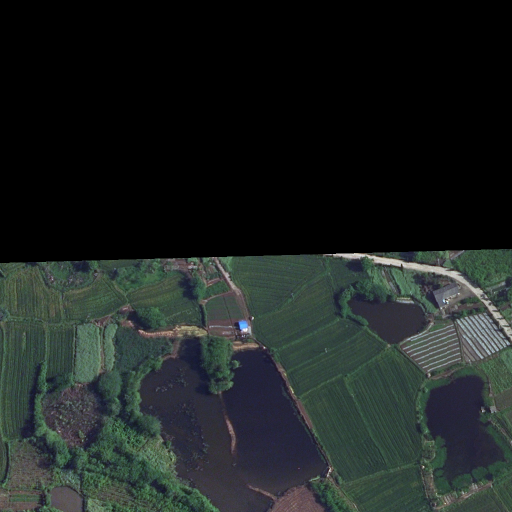
#> input picture 4191.png, 1024 x 1024 px (shown at 1/2 size)
$ python calibrate_thresholds.py --mask_dir ..
#> lines starting #> are read from the running program, lines starting #| are printed output that depends on the picture
### smart_city/spatial_engine.py
"""
Spatial Feature Extraction Engine (Module 3)

Transforms a segmentation mask into quantitative urban planning metrics.
Uses scipy for connected component analysis and distance transforms,
and skimage for road network skeletonization.

Input:  segmentation mask (H x W numpy array, values 0-7)
Output: SpatialFeatures dataclass with all computed metrics
"""

import numpy as np
import yaml
import os
from typing import Dict, List, Tuple, Optional
from scipy import ndimage
from scipy.ndimage import distance_transform_edt, label as ndimage_label
from collections import defaultdict

from smart_city.models import SpatialFeatures, ClassStats, DistanceMetric

# Try to import skimage for road analysis — graceful fallback if not installed
try:
    from skimage.morphology import skeletonize, remove_small_objects
    SKIMAGE_AVAILABLE = True
except ImportError:
    SKIMAGE_AVAILABLE = False
    print("[WARNING] scikit-image not installed. Road connectivity analysis will be limited.")


class SpatialFeatureEngine:
    """
    Extracts spatial features from a segmentation mask.

    The segmentation mask uses EarthVQA class labels:
        0=background, 1=building, 2=road, 3=water,
        4=barren, 5=forest, 6=agriculture, 7=playground
    """

    # Class ID to name mapping (from EarthVQA)
    CLASS_NAMES = {
        0: 'background',
        1: 'building',
        2: 'road',
        3: 'water',
        4: 'barren',
        5: 'forest',
        6: 'agriculture',
        7: 'playground',
    }

    # Which classes are "green space"
    GREEN_CLASSES = {5, 6, 7}  # forest, agriculture, playground

    def __init__(self, config_path: Optional[str] = None):
        """
        Args:
            config_path: Path to thresholds.yaml (for normalization params).
                         If None, uses defaults.
        """
        self.config = self._load_config(config_path)

    def _load_config(self, config_path: Optional[str]) -> dict:
        """Load configuration from YAML file."""
        if config_path and os.path.exists(config_path):
            with open(config_path, 'r') as f:
                return yaml.safe_load(f)
        # Default config
        return {
            'normalization': {
                'building_count_max': 200,
                'intersection_count_max': 10,
                'image_area_px': 262144,
            }
        }

    def extract(self, seg_mask: np.ndarray, one_indexed: bool = False) -> SpatialFeatures:
        """
        Extract all spatial features from a segmentation mask.

        Args:
            seg_mask: H x W numpy array with class IDs.
                      If one_indexed=False (default): values 0-7 (0=background, ..., 7=playground)
                      If one_indexed=True: values 1-8 (EarthVQA mask file convention)
            one_indexed: Set True if the mask uses 1-indexed labels (1-8).
                         Default False (0-indexed, 0-7).

        Returns:
            SpatialFeatures dataclass with all computed metrics.
        """
        # Ensure mask is the right type
        seg_mask = seg_mask.astype(np.int32)

        # Handle 1-indexed masks (EarthVQA convention: labels are 1-8 in files)
        if one_indexed:
            seg_mask = seg_mask - 1
            seg_mask = np.clip(seg_mask, 0, 7)  # safety clamp

        h, w = seg_mask.shape
        total_pixels = h * w

        features = SpatialFeatures(
            image_width=w,
            image_height=h,
            total_pixels=total_pixels,
        )

        # Step 1: Per-class statistics
        features.class_stats = self._compute_class_stats(seg_mask, total_pixels)

        # Step 2: Area coverages
        self._compute_area_coverages(features)

        # Step 3: Object counts (already computed in class_stats)
        self._extract_counts(features)

        # Step 4: Distance metrics
        features.distances = self._compute_distances(seg_mask, features.class_stats)
        self._extract_key_distances(features)

        # Step 5: Density metrics
        self._compute_density(features, total_pixels)

        # Step 6: Road connectivity
        self._compute_road_connectivity(seg_mask, features)

        return features

    # [275 lines left out: functions _compute_class_stats, _compute_area_coverages, _extract_counts, _compute_distances, _extract_key_distances, _compute_density and 3 more, not called in this run]

### smart_city/calibrate_thresholds.py
"""
Threshold Calibration Script

Runs the spatial engine on training set masks to compute distribution
statistics (mean, std, percentiles) for each metric.
Sets thresholds at percentile boundaries and writes to thresholds.yaml.

Usage:
    python -m smart_city.calibrate_thresholds \
        --mask_dir ./EarthVQA/Train/masks_png \
        --output ./smart_city/config/thresholds.yaml
"""

import os
import sys
import argparse
import numpy as np
import yaml
from glob import glob
from tqdm import tqdm

# Add parent dir to path
sys.path.insert(0, os.path.dirname(os.path.dirname(os.path.abspath(__file__))))

from smart_city.spatial_engine import SpatialFeatureEngine


def calibrate(mask_dir: str, output_path: str, sample_limit: int = 0):
    """
    Calibrate thresholds from training masks.

    Args:
        mask_dir: Directory containing mask PNG files (1-indexed, 0-7 classes).
        output_path: Where to write the calibrated thresholds.yaml.
        sample_limit: Max number of masks to process (0 = all).
    """
#> called with mask_dir = '..', output_path = './smart_city/config/thresholds.yaml', sample_limit = 0
    engine = SpatialFeatureEngine()

    # Collect mask paths
    mask_paths = sorted(glob(os.path.join(mask_dir, '*.png')))
    if sample_limit > 0:
        mask_paths = mask_paths[:sample_limit]

    print(f"Calibrating from {len(mask_paths)} masks in: {mask_dir}")

    # Accumulators
    building_counts = []
    building_area_pcts = []
    road_area_pcts = []
    water_area_pcts = []
    vegetation_pcts = []
    intersection_counts = []
    building_water_dists = []
    building_densities = []

    for mask_path in tqdm(mask_paths, desc="Processing masks"):
        try:
            from skimage.io import imread
            mask = imread(mask_path)
#> mask is the input picture: shape (1024, 1024, 3); mean R, G, B 30.2, 36, 34.3
            if mask.ndim == 3:
                mask = mask[:, :, 0]  # take first channel if RGB
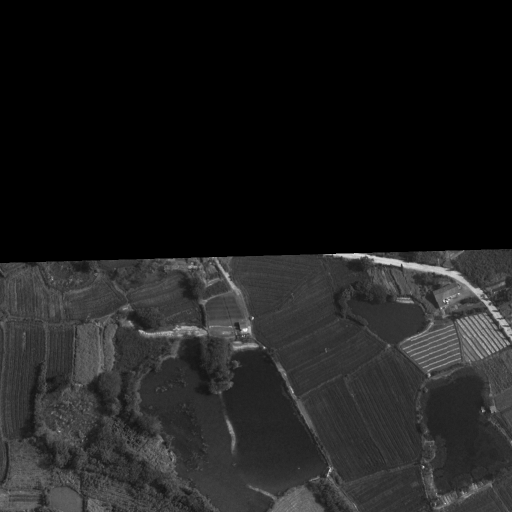
#> mask: shape (1024, 1024) (shown at 1/2 size); min 0, max 255, mean 30.2
            mask = mask.astype(np.int32)
        except Exception as e:
            print(f"  Skipping {mask_path}: {e}")
            continue

        features = engine.extract(mask)

        building_counts.append(features.building_count)
        building_area_pcts.append(features.building_area_pct)
        road_area_pcts.append(features.road_area_pct)
        water_area_pcts.append(features.water_area_pct)
        vegetation_pcts.append(features.vegetation_area_pct)
        intersection_counts.append(features.intersection_count)
        building_densities.append(features.building_density)

        if features.building_water_min_distance != float('inf'):
            building_water_dists.append(features.building_water_min_distance)

    if not building_counts:
        print("No masks processed! Check the mask directory.")
        return

    # Compute statistics
    stats = {
        'building_count': _percentile_stats(building_counts),
        'building_area_pct': _percentile_stats(building_area_pcts),
        'road_area_pct': _percentile_stats(road_area_pcts),
        'water_area_pct': _percentile_stats(water_area_pcts),
        'vegetation_pct': _percentile_stats(vegetation_pcts),
        'intersection_count': _percentile_stats(intersection_counts),
        'building_water_dist': _percentile_stats(building_water_dists) if building_water_dists else None,
        'building_density': _percentile_stats(building_densities),
    }

    print("\n=== Calibration Statistics ===")
    for key, s in stats.items():
        if s:
            print(f"{key:>25s}: mean={s['mean']:.4f}  std={s['std']:.4f}  "
                  f"p25={s['p25']:.4f}  p50={s['p50']:.4f}  p75={s['p75']:.4f}  max={s['max']:.4f}")

    # Generate calibrated thresholds
    calibrated = _generate_thresholds(stats)

    # Write to file
    os.makedirs(os.path.dirname(output_path), exist_ok=True)
    with open(output_path, 'w') as f:
        yaml.dump(calibrated, f, default_flow_style=False, sort_keys=False)

    print(f"\nCalibrated thresholds written to: {output_path}")


# [99 lines left out: functions _percentile_stats, _generate_thresholds, not called in this run]


if __name__ == '__main__':
    parser = argparse.ArgumentParser(description='Calibrate decision thresholds from training masks')
    parser.add_argument('--mask_dir', type=str, required=True,
                        help='Directory with training mask PNGs')
    parser.add_argument('--output', type=str, default='./smart_city/config/thresholds.yaml',
                        help='Output path for calibrated thresholds.yaml')
    parser.add_argument('--sample_limit', type=int, default=0,
                        help='Max masks to process (0=all)')
    args = parser.parse_args()

    calibrate(args.mask_dir, args.output, args.sample_limit)
#> (the call stopped at in extract, `features = SpatialFeatures( image_width=w, image_height=h, total_pixel..`: smart_city is not available in this run)
